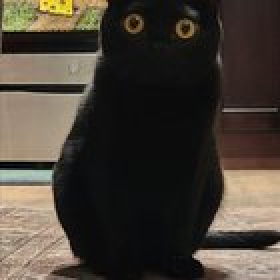
#> input picture images/6SczKfcx5NW9yc9PBbWLePQhRDH5fU11WFcgppfvGDU.jpg, 140 x 140 px (shown 2 times larger)
$ python -i scraper_3.py   (imports and definitions only)   (older library calls are emulated)
#> lines starting #> are read from the running program, lines starting #| are printed output that depends on the picture
#> further down, picture is the input picture: PIL image 140x140 RGB; mean R, G, B 70.8, 63.1, 54
import asyncio
import os
import time
import threading
import random
import io
import argparse
from collections import deque
from typing import Optional, List

import requests
from bs4 import BeautifulSoup
import numpy as np
import cv2
from PIL import Image, ImageDraw, ImageChops, ImageOps

from crawler.adapters.sinks.websocket import ArtifactBroker
from crawler.core.types import Artifact, RightsMetadata

# ------------------------------------------------------------------------------------
# 1) VHS effect code from your example (OpenCV + Pillow).
# ------------------------------------------------------------------------------------
def apply_better_vhs_effect(
        frame: np.ndarray,
        luma_bandwidth=5,
        chroma_bandwidth=8,
        luma_noise_level=10.0,
        chroma_noise_level=20.0,
        ghost_shift_pixels=3,
        ghost_strength=0.3,
        line_glitch_probability=0.005,
        line_glitch_strength=0.8
):
    """
    Applies a 'better' VHS effect to a BGR NumPy image using OpenCV.
    """
#> called with luma_bandwidth = 5, chroma_bandwidth = 8, luma_noise_level = 10, chroma_noise_level = 20, ghost_shift_pixels = 3, ghost_strength = 0.3, line_glitch_probability = 0.005, line_glitch_strength = 0.8
    # Convert to YCrCb
    ycrcb = cv2.cvtColor(frame, cv2.COLOR_BGR2YCrCb).astype(np.float32)
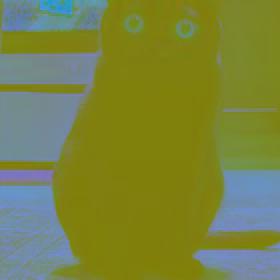
#> ycrcb: shape (140, 140, 3) float32 (shown 2 times larger); mean B, G, R 64.4, 132.6, 122.1
    Y, Cr, Cb = cv2.split(ycrcb)

    # --- LUMA bandwidth (horizontal blur) ---
    if luma_bandwidth > 1:
        kernel_luma = np.ones(luma_bandwidth, dtype=np.float32) / luma_bandwidth
        for row_idx in range(Y.shape[0]):
            Y[row_idx, :] = np.convolve(Y[row_idx, :], kernel_luma, mode='same')

    # --- CHROMA bandwidth (color bleed) ---
    if chroma_bandwidth > 1:
        kernel_chroma = np.ones(chroma_bandwidth, dtype=np.float32) / chroma_bandwidth
        for row_idx in range(Cr.shape[0]):
            Cr[row_idx, :] = np.convolve(Cr[row_idx, :], kernel_chroma, mode='same')
            Cb[row_idx, :] = np.convolve(Cb[row_idx, :], kernel_chroma, mode='same')

    def shift_channel(channel, shift):
#> called with shift = 2
        channel_shifted = np.zeros_like(channel)
        if shift >= 0:
            channel_shifted[:, shift:] = channel[:, :-shift]
        else:
            channel_shifted[:, :shift] = channel[:, -shift:]
        return channel_shifted

    # Mild color offset: shift Cr and Cb in opposite directions
    Cr = shift_channel(Cr, shift=2)
    Cb = shift_channel(Cb, shift=-2)

    # --- Ghosting / signal reflections ---
    grad_x = cv2.Sobel(Y, cv2.CV_32F, 1, 0, ksize=3)
    grad_x_abs = np.absolute(grad_x)
    ghost = shift_channel(grad_x_abs, ghost_shift_pixels)
#> call 3 of shift_channel, with shift = 3
#> in shift_channel (call 3), `channel_shifted[:, shift:] = channel[:, :-shift]`:
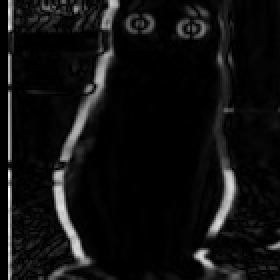
#> channel_shifted: shape (140, 140) float32 (shown 2 times larger); min 0, max 317.6, mean 20.8; drawn with min black and max white
    Y = cv2.addWeighted(Y, 1.0, ghost, ghost_strength, 0)

    # --- Noise ---
    noise_luma = np.random.normal(0, luma_noise_level, Y.shape).astype(np.float32)
    noise_cr = np.random.normal(0, chroma_noise_level, Cr.shape).astype(np.float32)
    noise_cb = np.random.normal(0, chroma_noise_level, Cb.shape).astype(np.float32)
    Y += noise_luma
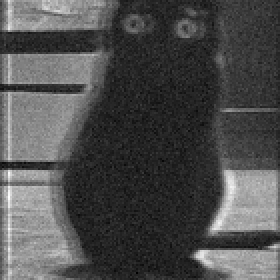
#> Y: shape (140, 140) float32 (shown 2 times larger); min -34.21, max 303.2, mean 69.7; drawn with min black and max white
    Cr += noise_cr
    Cb += noise_cb

    # --- Horizontal glitch lines ---
    h, w = Y.shape
#> h = 140; w = 140
    for row in range(h):
        if random.random() < line_glitch_probability:
            glitch_offset = int(line_glitch_strength * (random.random() - 0.5) * w)
            Y[row, :] = np.roll(Y[row, :], glitch_offset)
            Cr[row, :] = np.roll(Cr[row, :], glitch_offset)
            Cb[row, :] = np.roll(Cb[row, :], glitch_offset)

    # Clip & reconvert
    Y = np.clip(Y, 0, 255)
    Cr = np.clip(Cr, 0, 255)
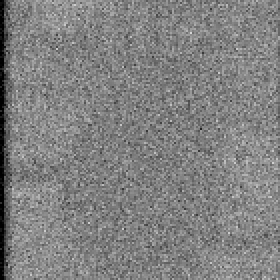
#> Cr: shape (140, 140) float32 (shown 2 times larger); min 0, max 214.7, mean 129.3
    Cb = np.clip(Cb, 0, 255)
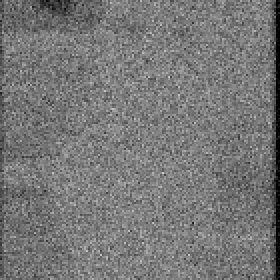
#> Cb: shape (140, 140) float32 (shown 2 times larger); min 0, max 205, mean 119.6

    ycrcb_vhs = cv2.merge([Y, Cr, Cb]).astype(np.uint8)
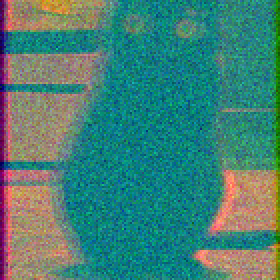
#> ycrcb_vhs: shape (140, 140, 3) (shown 2 times larger); mean of channels 0, 1, 2 69.3, 128.8, 119.1; drawn as R, G, B
    out_bgr = cv2.cvtColor(ycrcb_vhs, cv2.COLOR_YCrCb2BGR)
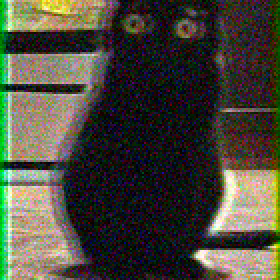
#> out_bgr: shape (140, 140, 3) (shown 2 times larger); mean B, G, R 61, 72.6, 74.5
    return out_bgr

def apply_vhs_filter_pil(img: Image.Image) -> Image.Image:
    """
    Converts PIL -> NumPy BGR, applies VHS, converts back -> PIL.
    """
    img_rgb = np.array(img.convert("RGB"))
    frame_bgr = img_rgb[:, :, ::-1]

    result_bgr = apply_better_vhs_effect(
        frame_bgr,
        luma_bandwidth=5,
        chroma_bandwidth=8,
        luma_noise_level=10.0,
        chroma_noise_level=20.0,
        ghost_shift_pixels=3,
        ghost_strength=0.3,
        line_glitch_probability=0.005,
        line_glitch_strength=0.8
    )
    result_rgb = result_bgr[:, :, ::-1]
    return Image.fromarray(result_rgb, mode="RGB")


# ------------------------------------------------------------------------------------
# 2) Global FIFO queue to store the processed images (as PNG bytes).
#    Use maxlen to avoid unbounded growth.
# ------------------------------------------------------------------------------------
SCRAPED_IMAGES = deque(maxlen=256)


# ------------------------------------------------------------------------------------
# 3) Scraping logic (Requests + BeautifulSoup).
#    Instead of saving images to disk, we fetch them, apply VHS, resize, store PNG bytes.
# ------------------------------------------------------------------------------------
# [99 lines left out: function scrape_subreddit_images, not called in this run]


# ------------------------------------------------------------------------------------
# 4) WebSocket server logic: sends images from SCRAPED_IMAGES queue.
# ------------------------------------------------------------------------------------
WS_HOST = "localhost"
WS_PORT = 5010

# [47 lines not run here, left out]


# ------------------------------------------------------------------------------------
# 5) Main entry point: we do both the scraping (in a separate thread) and the WS server.
# ------------------------------------------------------------------------------------
# [7 lines left out: function main, not called in this run]


# [2 lines not run here, left out]

>>> from PIL import Image
>>> picture = Image.open('../../images/6SczKfcx5NW9yc9PBbWLePQhRDH5fU11WFcgppfvGDU.jpg')
>>> result = apply_vhs_filter_pil(picture)
